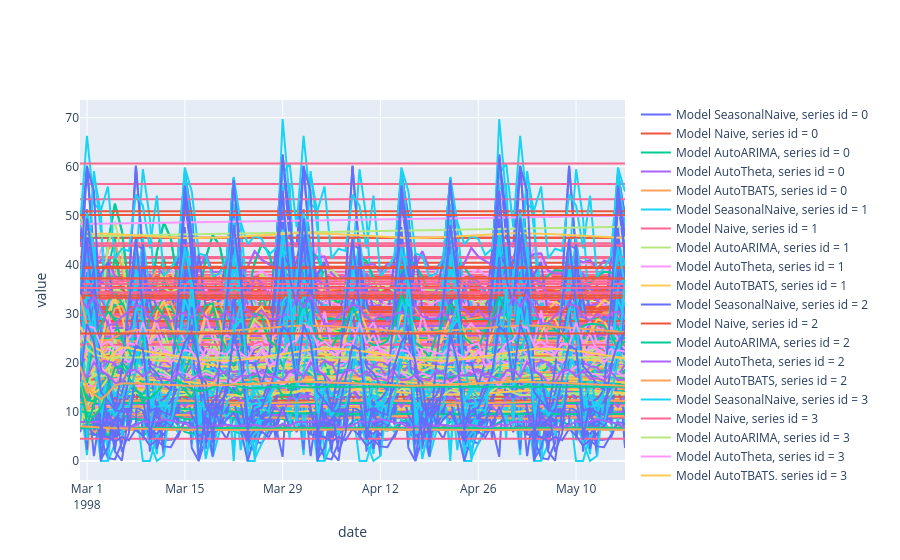

The code cell stored with this chart in its notebook:
### Markdown cell above
Постройте датафрейм с MASE для всех бейзлайнов (агрегированный по всем рядам). Какой из бейзлайнов лучше всего предсказывает временные ряды в нашем датасете? Какой из бейзлайнов хуже всего предсказывает временные ряды в нашем датасете? Как вы думаете, почему так происходит?

### Code cell
fig = go.Figure()
model_errors = {model_name: [] for model_name in MODEL_NAMES}
for series_id, series_forecast in forecast_df.groupby(by="unique_id"):
    for model_name in MODEL_NAMES:
        model_preds: pd.Series = series_forecast[model_name]
        fig.add_trace(go.Scatter(x=series_forecast.ds, y=model_preds, name=f"Model {model_name}, series id = {series_id}"))
        model_errors[model_name].append(mase(
            forecast=model_preds.values,
            insample=df_train_sf[df_train_sf.unique_id == series_id].y.values,
            outsample=df_test_sf[df_test_sf.unique_id == series_id].y.values,
            frequency=period,
        ))

for model_name in MODEL_NAMES:
    print(f"Model {model_name}:\n\tAverage MASE = {np.mean(model_errors[model_name])}")

fig.update_layout(xaxis_title="date", yaxis_title="value")
fig.show()
